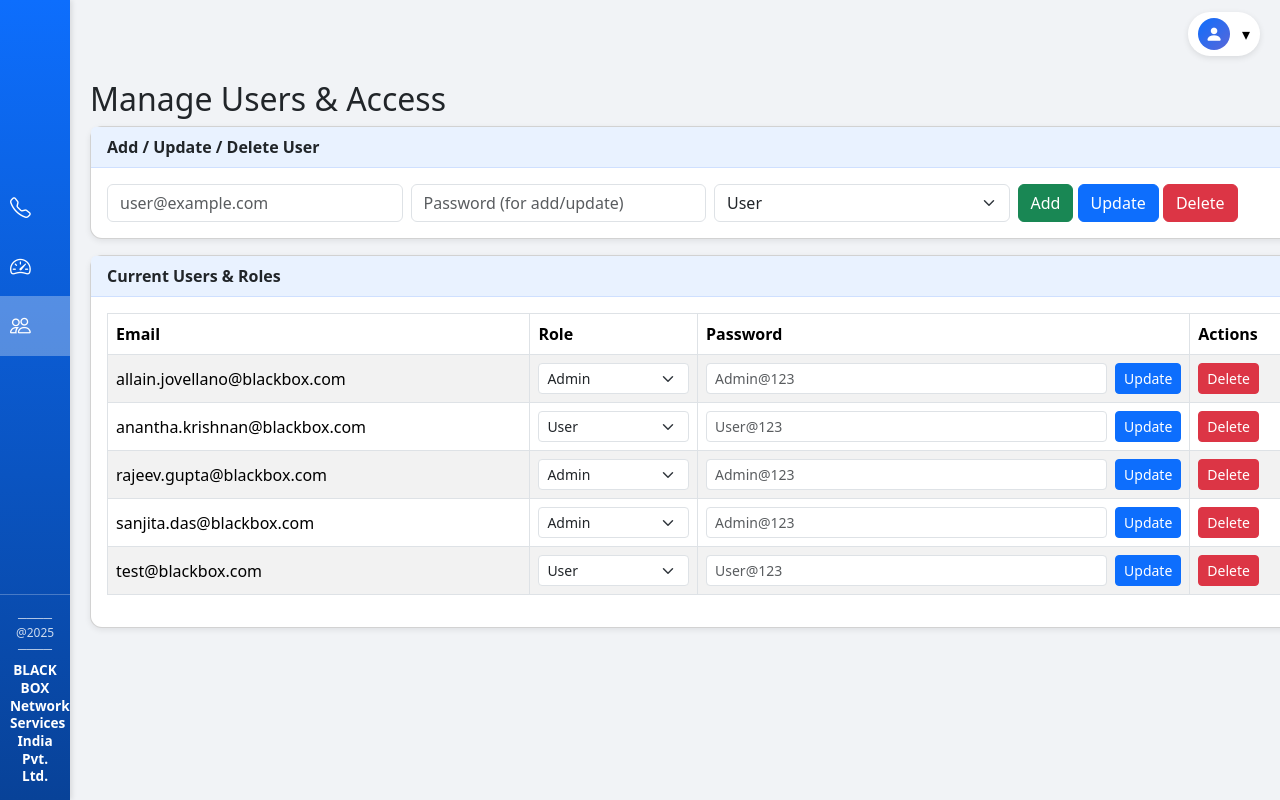
/manage_users (signed in), run on the app's committed database.
### tables this page shows
CREATE TABLE users (
                        email TEXT PRIMARY KEY,
                        password TEXT,
                        role TEXT
                    );

### app.py (the view, shortened to what this page needs)
@app.route("/manage_users", methods=["GET","POST"])
@login_required(role="admin")
def manage_users():
    users = load_users_from_db()
    sorted_users = dict(sorted(users.items()))
    return render_template("manage_users.html", users=sorted_users)

### app.py (called while the page is built)
def get_db_connection():
    conn = sqlite3.connect(DB_PATH)
    conn.row_factory = sqlite3.Row
    return conn

def load_users_from_db():
    conn = get_db_connection()
    rows = conn.execute("SELECT email, password, role FROM users").fetchall()
    conn.close()
    users = {r["email"].lower(): {"password": r["password"], "role": r["role"]} for r in rows}
    return users

def login_required(role=None):
    def wrapper(fn):
        @wraps(fn)
        def decorated(*args, **kwargs):
            if "email" not in session:
                app.logger.warning("Unauthorized access attempt to protected route.")
                return redirect(url_for("login"))
            if role and session.get("role") != role:
                app.logger.warning(f"Access denied for user {session.get('email')} - insufficient role.")
                flash("Access denied", "danger")
                return redirect(url_for("login"))
            return fn(*args, **kwargs)
        return decorated
    return wrapper

@app.teardown_appcontext
def on_exit(exception):
    try:
        from utils.task_queue import shutdown_queue
        shutdown_queue()
    except Exception as e:
        app.logger.error(f"Error shutting down task queue: {e}")

### utils/task_queue.py (called while the page is built)
def shutdown_queue():
    logger.info("[Queue] Shutting down worker thread...")
    task_queue.put(None)

### templates/manage_users.html (shortened to what this page needs)
{% extends "base.html" %}
{% block content %}
<h2>Manage Users & Access</h2>
<div class="card mb-3">
  <div class="card-header">Add / Update / Delete User</div>
  <div class="card-body">
    <form method="POST">
      <div class="row g-2 align-items-center">
        <div class="col-md-3">
          <input type="email" name="email" class="form-control" placeholder="user@example.com" required>
        </div>
        <div class="col-md-3">
          <input type="password" name="password" class="form-control" placeholder="Password (for add/update)">
        </div>
        <div class="col-md-3">
          <select name="role" class="form-select">
            <option value="user">User</option>
          </select>
        </div>
        <div class="col-md-3">
          <button type="submit" name="action" value="add" class="btn btn-success">Add</button>
          <button type="submit" name="action" value="update" class="btn btn-primary">Update</button>
          <button type="submit" name="action" value="delete" class="btn btn-danger">Delete</button>
        </div>
      </div>
    </form>
  </div>
</div>
<div class="card">
  <div class="card-header">Current Users & Roles</div>
  <div class="card-body table-responsive">
    <table class="table table-striped table-bordered">
      <thead>
        <tr>
          <th>Email</th>
          <th>Role</th>
          <th>Password</th>
          <th>Actions</th>
        </tr>
      </thead>
      <tbody>
        {% for email, user in users.items() %}
          <tr>
            <td>{{ email }}</td>
            <td>
              <form method="POST" action="{{ url_for('update_user_role', email=email) }}">
                <select name="role" class="form-select form-select-sm" onchange="this.form.submit()">
                  <option value="user" {% if user.role=='user' %}selected{% endif %}>User</option>
                  <option value="admin" {% if user.role=='admin' %}selected{% endif %}>Admin</option>
                </select>
              </form>
            </td>
            <td>
              <form method="POST" action="{{ url_for('update_user_password', email=email) }}" class="d-flex">
                <input type="password" name="password" class="form-control form-control-sm me-2" placeholder="{{ user.password }}" required>
                <button class="btn btn-sm btn-primary" type="submit">Update</button>
              </form>
            </td>
            <td>
              <form method="POST" action="{{ url_for('delete_user', email=email) }}" style="display:inline">
                <button class="btn btn-sm btn-danger" type="submit">Delete</button>
              </form>
            </td>
          </tr>
        {% endfor %}
      </tbody>
    </table>
  </div>
</div>
{% endblock %}

### templates/base.html (style rules this page uses)
body { padding-top: 60px; font-family: 'Segoe UI', Tahoma, Geneva, Verdana, sans-serif; background-color: #f1f3f6; }
.card { border-radius: 0.75rem; box-shadow: 0 2px 6px rgba(0,0,0,0.08); transition: transform 0.2s; }
.card-header { font-weight: 600; background-color: #e9f2ff; border-bottom: 1px solid #cfe0ff; }
.table-striped>tbody>tr:nth-of-type(odd) { background-color: #f8f9fa; }
.table thead { background-color: #0d6efd; color: white; }
.table th, .table td { vertical-align: middle !important; }

### data on the page
users: email "allain.jovellano@blackbox.com", role "Admin"
users: email "anantha.krishnan@blackbox.com", role "User"
users: email "rajeev.gupta@blackbox.com", role "Admin"
users: email "sanjita.das@blackbox.com", role "Admin"
users: email "test@blackbox.com", role "User"
